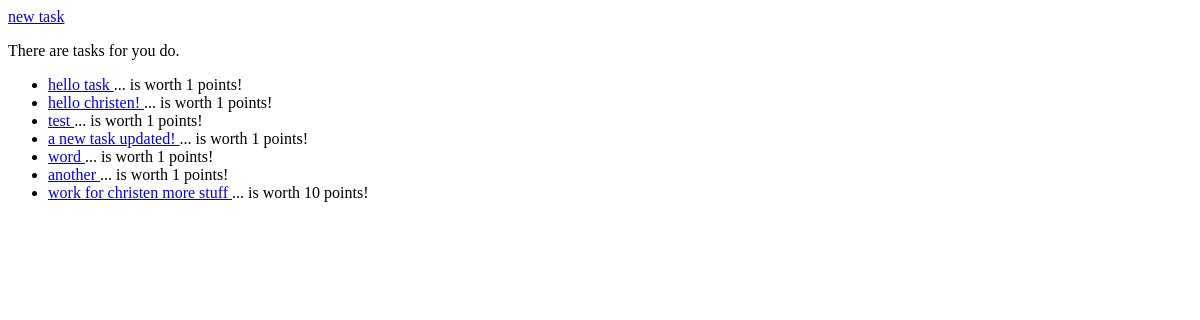
Page /todo/ on the earlier database version.
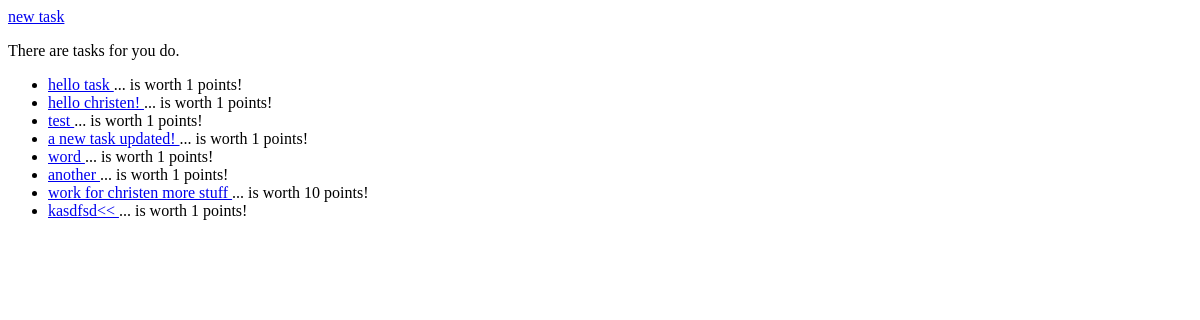
Same page on the later database version.
### todo/models.py (models this page shows, shortened)
class Task(models.Model):
    NEW = 'NW'
    INPROGRESS = "IP"
    BLOCKED = "BK"
    DONE = "CP"
    STATUS_CHOICES = (
            (NEW, 'New'),
            (INPROGRESS, 'In Progress'),
            (BLOCKED, 'BK'),
            (DONE, 'Done')
        )
    title = models.CharField(max_length=100)
    description = models.TextField(blank=True, null=True)
    value = models.PositiveIntegerField(default=1)
    created_date = models.DateTimeField(auto_now_add=True)
    closed_date = models.DateTimeField(blank=True, null=True)
    status = models.CharField(max_length=2,
                              choices=STATUS_CHOICES,
                              default=NEW)

### todo/views.py (the view)
class IndexView(generic.ListView):
    template_name = 'todo/index.html'
    context_object_name = 'tasks_list'
    def get_queryset(self):
        return Task.objects.all()

### todo/templates/todo/index.html
<p>
    <a href="{% url 'todo:new' %}">new task </a>
</p>
{% if tasks_list %}
    <div>There are tasks for you do.</div>
    <ul>
        {% for task in tasks_list %}
            <li><a href="{% url 'todo:detail' task.id %}">{{ task.title }} </a>
            ... is worth {{ task.value}} points!
        {% endfor %}
    </ul>
{% else %}
    <p>No tasks...</p>
{% endif %}

Differences in the rows shown:
added Task: title "kasdfsd<<", value "1"
